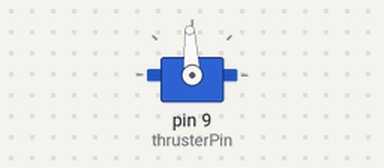
Recording of a sketch running on a simulated Arduino Uno, built with avr-gcc and run on an emulated ATmega328P. Parts: servo. What the sketch prints to the serial monitor is not drawn.

Above: at 0.1 s.
Timing chart, 0 to 9.5 s (numbered marks = the images above):
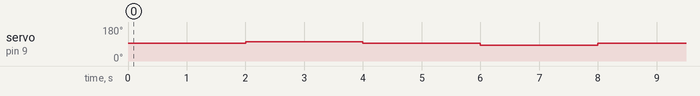

The sketch:

testT.ino
```cpp
#include <Servo.h>

Servo thruster;
int thrusterPin = 9;

void setup() {
  thruster.attach(thrusterPin);
  Serial.begin(9600);
  Serial.println("Prueba de thruster iniciada");

  thruster.writeMicroseconds(1500);
  delay(2000);

   // Adelante
   Serial.println("Adelante");
   thruster.writeMicroseconds(1600);
   delay(2000);

   // Neutro
   Serial.println("Neutro");
   thruster.writeMicroseconds(1500);
   delay(2000);

   // Atrás
   Serial.println("Atras");
   thruster.writeMicroseconds(1400);
   delay(2000);

   // Neutro
   Serial.println("Neutro");
   thruster.writeMicroseconds(1500);
   delay(2000);
}

void loop() {

}
```
